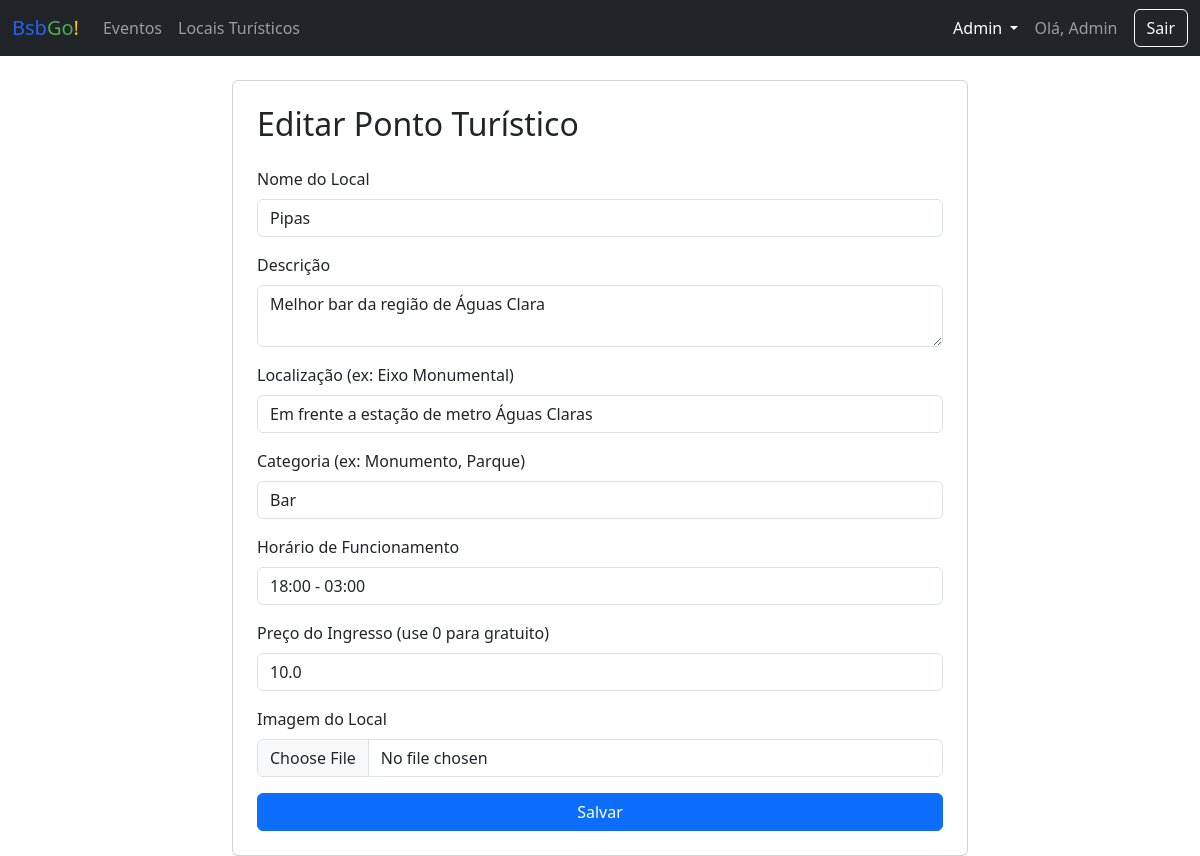
The page /admin/ponto/editar/3 (signed in) on the database as committed earlier.
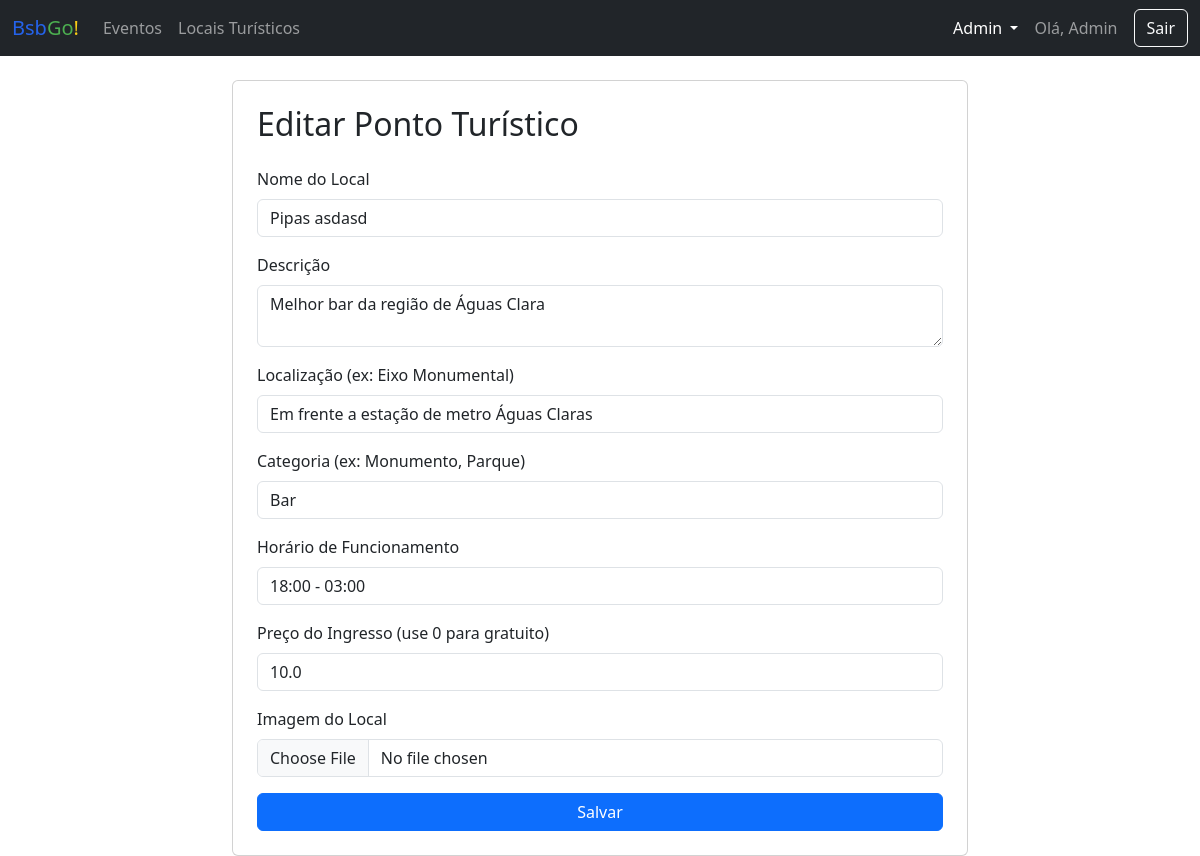
The same page on the database as committed later.
### app/models.py (models this page shows)
class PontoTuristico(db.Model):
    id = db.Column(db.Integer, primary_key=True)
    nome = db.Column(db.String(100), nullable=False)
    descricao = db.Column(db.Text, nullable=False)
    localizacao = db.Column(db.String(150))
    categoria = db.Column(db.String(50))
    horario = db.Column(db.String(100))
    preco = db.Column(db.Float)
    imagem_file = db.Column(db.String(100), nullable=False, default='default.jpg')
    eventos = db.relationship('Evento', backref='ponto', lazy=True)

### app/routes.py (the view, shortened to what this page needs)
@main.route('/admin/ponto/editar/<int:ponto_id>', methods=['GET', 'POST'])
@login_required
@admin_required
def editar_ponto(ponto_id):
    ponto = PontoTuristico.query.get_or_404(ponto_id)
    form = PontoTuristicoForm(obj=ponto)
    return render_template('form_page.html', form=form, title="Editar Ponto Turístico")

### app/forms.py
class PontoTuristicoForm(FlaskForm):
    nome = StringField('Nome do Local', validators=[DataRequired()])
    descricao = TextAreaField('Descrição', validators=[DataRequired()])
    localizacao = StringField('Localização (ex: Eixo Monumental)')
    categoria = StringField('Categoria (ex: Monumento, Parque)')
    horario = StringField('Horário de Funcionamento')
    preco = FloatField('Preço do Ingresso (use 0 para gratuito)')
    imagem = FileField('Imagem do Local', validators=[FileAllowed(['jpg', 'png', 'jpeg'])])
    submit = SubmitField('Salvar')

### app/__init__.py (called while the page is built)
def create_app():
    app = Flask(__name__)
    app.config['SECRET_KEY'] = os.environ.get('SECRET_KEY')
    app.config['SQLALCHEMY_DATABASE_URI'] = 'sqlite:///database.db'
    app.config['SQLALCHEMY_TRACK_MODIFICATIONS'] = False
    db.init_app(app)
    migrate.init_app(app, db)
    login_manager.init_app(app)
    login_manager.login_view = 'main.login' # type: ignore
    from .models import Usuario
    @login_manager.user_loader
    def load_user(user_id):
        return Usuario.query.get(int(user_id))
    from .routes import main as main_blueprint
    app.register_blueprint(main_blueprint)
    return app

### app/templates/form_page.html (shortened to what this page needs)
{% extends 'base.html' %}
{% block content %}
<div class="row justify-content-center">
    <div class="col-md-8">
        <div class="card p-4">
            <h2 class="mb-4">{{ title }}</h2>
            <form method="POST" novalidate enctype="multipart/form-data">
                {% for field in form if field.type != 'SubmitField' and field.type != 'CSRFTokenField' %}
                <div class="mb-3">
                    {{ field.label(class="form-label") }}
                    {{ field(class="form-control") }}
                </div>
                {% endfor %}
                {{ form.submit(class="btn btn-primary w-100") }}
            </form>
        </div>
    </div>
</div>
{% endblock %}

Rows that differ between the two databases and show on the page:
changed PontoTuristico "Melhor bar da região de Águas Clara": nome "Pipas" → "Pipas asdasd"
